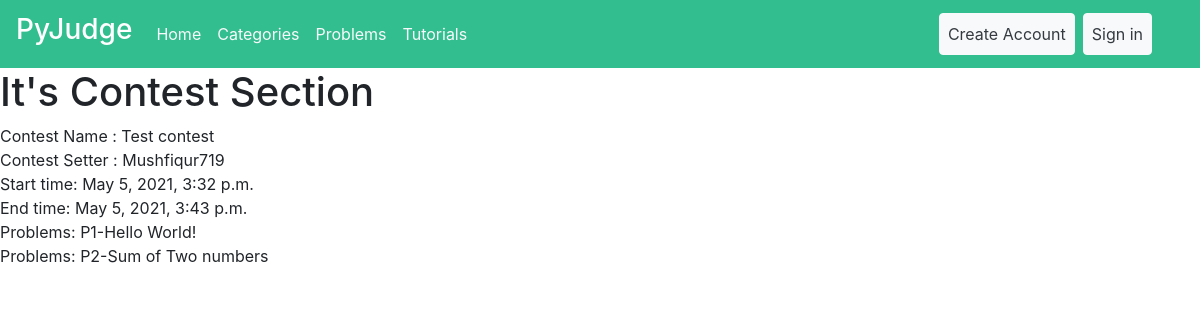
The app's page /contest/contest-section/1 with its own data.
### Contest/models.py (models this page shows, shortened)
class Contest(models.Model):
    setter = models.ForeignKey(User, on_delete=models.CASCADE, null=True)
    contest_name = models.CharField(max_length=30, unique=True)
    start_time = models.DateTimeField(default=timezone.now)
    end_time = models.DateTimeField(default=timezone.now)
    problems = models.ManyToManyField(Problems)

### Problems/models.py (models this page shows)
class Problems(models.Model):
    setter = models.ForeignKey(User, on_delete=models.CASCADE, null= True)
    problem_id = models.CharField(max_length=100, unique=True)
    problem_name = models.CharField(max_length=100, unique=True)
    Problem_text = models.TextField()
    sample_input = models.CharField(max_length=255, null=True)
    sample_output = models.CharField(max_length=255, null=True)
    input = models.FileField(upload_to='Documents/TestCase/Input', null=True)
    output = models.FileField(upload_to='Documents/TestCase/Output', null=True)
    category = models.CharField(max_length=100, choices=CATEGORY, null=True)
    level = models.CharField(max_length=20, choices=LEVEL, null=True)
    def __str__(self):
        return f'{self.problem_id}-{self.problem_name}'

### Contest/views.py (the view)
# urls.py: path('contest-section/<int:pk>', ContestDetailView.as_view(), name='contest-section'),
class ContestDetailView(DetailView):
    model = Contest
    template_name = 'Contest/contest_section.html'

### Templates/Contest/contest_section.html (shortened to what this page needs)
{%extends 'User/base.html' %}
{% load crispy_forms_tags %}
{%block content%}
<h1>It's Contest Section</h1>
    Contest Name : {{object.contest_name}}<br/>
    Contest Setter : {{object.setter}}<br/>
    Start time: {{object.start_time}}<br/>
    End time: {{object.end_time}}<br/>
    Problems: {{ object.problems.all.0 }}<br/>
    Problems: {{ object.problems.all.1 }}<br/>
{% endblock %}

### Templates/User/base.html (shortened to what this page needs)
<!DOCTYPE html>
<html lang="en">
<head>
  {% load static %}
  <link rel="stylesheet" href="https://maxcdn.bootstrapcdn.com/bootstrap/4.0.0/css/bootstrap.min.css">
  <link rel="stylesheet" href="https://stackpath.bootstrapcdn.com/font-awesome/4.7.0/css/font-awesome.min.css">
  <link rel="stylesheet" href="https://cdnjs.cloudflare.com/ajax/libs/font-awesome/4.7.0/css/font-awesome.min.css">
</head>
<body>
    <header>
        <nav class="navbar navbar-expand-lg navbar-light" style="background-color: #33BE8F;">
          <a class="navbar-brand"style="color:white;" href="{% url 'home' %}"><h3>PyJudge</h3></a>
          <div class="collapse navbar-collapse" id="navbarTogglerDemo03">
            <ul class="navbar-nav mr-auto mt-2 mt-lg-0">
              <li class="nav-item active">
                <a class="nav-link text-light" href="{% url 'home' %}">Home<span class="sr-only">(current)</span></a>
              </li>
              <li class="nav-item active">
                <a class="nav-link text-light" href="{% url 'categories' %}">Categories<span class="sr-only">(current)</span></a>
              </li>
              <li class="nav-item active">
                <a class="nav-link text-light" href="{% url 'problems-list' %}">Problems<span class="sr-only">(current)</span></a>
              </li>
              <li class="nav-item active">
                <a class="nav-link text-light" href="{% url 'tutorials-list' %}">Tutorials<span class="sr-only">(current)</span></a>
              </li>
            </ul>
            {% if user.is_authenticated %}
            <ul class="navbar-nav mr-4 mt-3 mt-lg-0">
              <li class="nav-item">
                <a class="nav-link text-light" href="{% url 'profile' %}">Profile</a>
              </li>
              <li class="nav-item">
                <a class="btn btn-light nav-link text-dark" href="{% url 'logout' %}">logout</a>
              </li>
            </ul>
            {% else %}
            <ul class="navbar-nav mr-4 mt-2 mt-lg-0">
              <li class="nav-item">
                <a class="btn btn-light nav-link text-dark" href="{% url 'register'%}">Create Account</a>
              </li>
              <li class="nav-item mx-2">
                <a class="btn btn-light nav-link text-dark" href="{% url 'login'%}">Sign in</a>
              </li>
            </ul>
            {% endif %}
          </div>
        </nav>
   </header>
   <div>
    {% block content %}
    {% endblock %}
   </div>
</body>
</html>

### records on screen
Contest: contest_name "Test contest", setter "Mushfiqur719", start_time "May 5, 2021, 3:32 p.m.", end_time "May 5, 2021, 3:43 p.m.", problems.all.0 "P1-Hello World!", problems.all.1 "P2-Sum of Two numbers"
